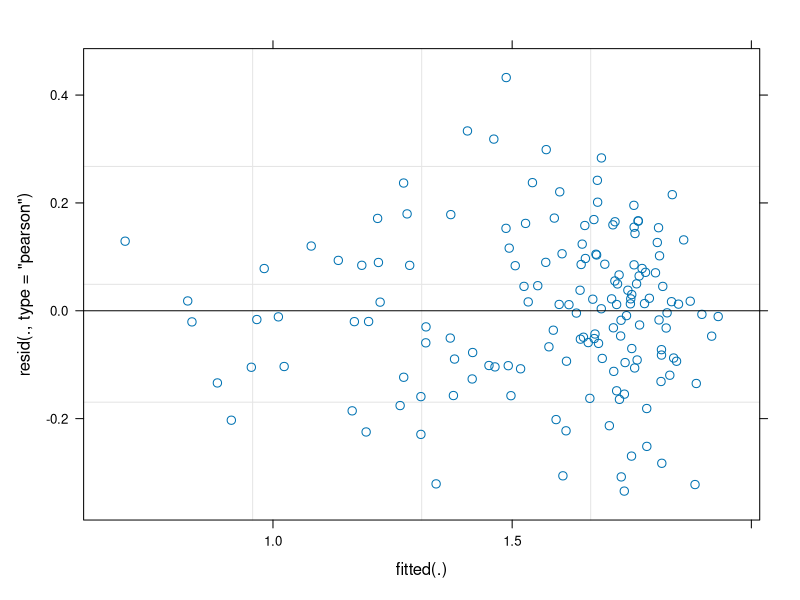
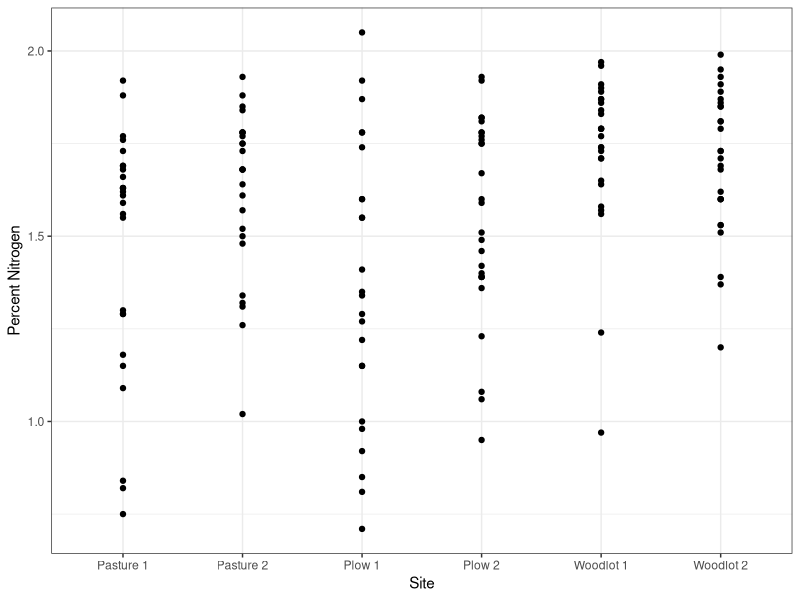
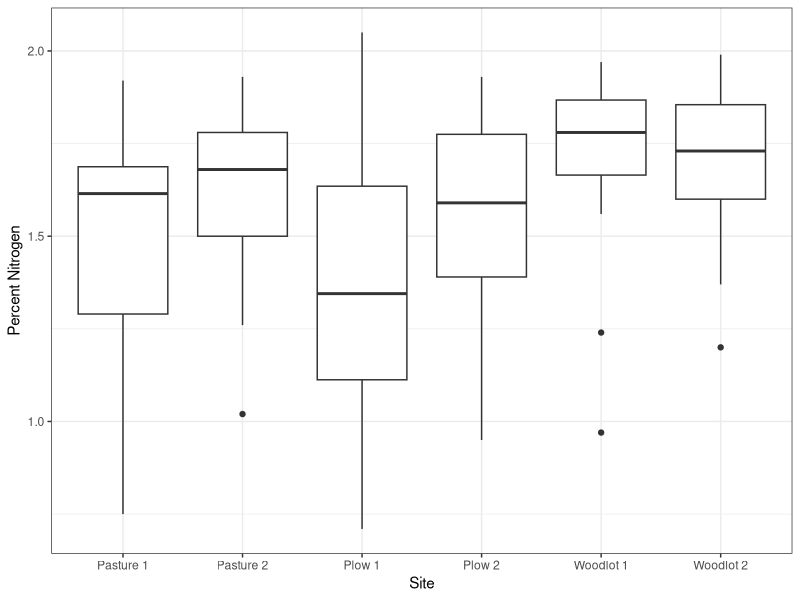
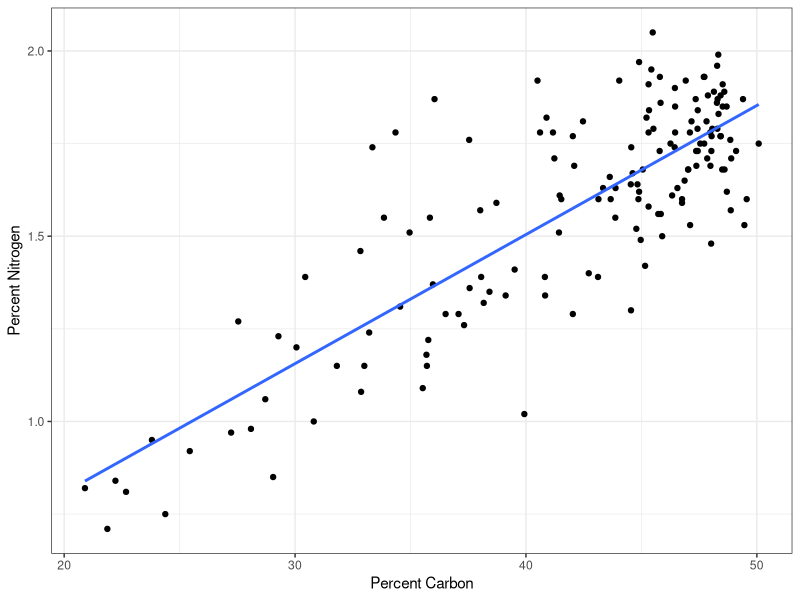
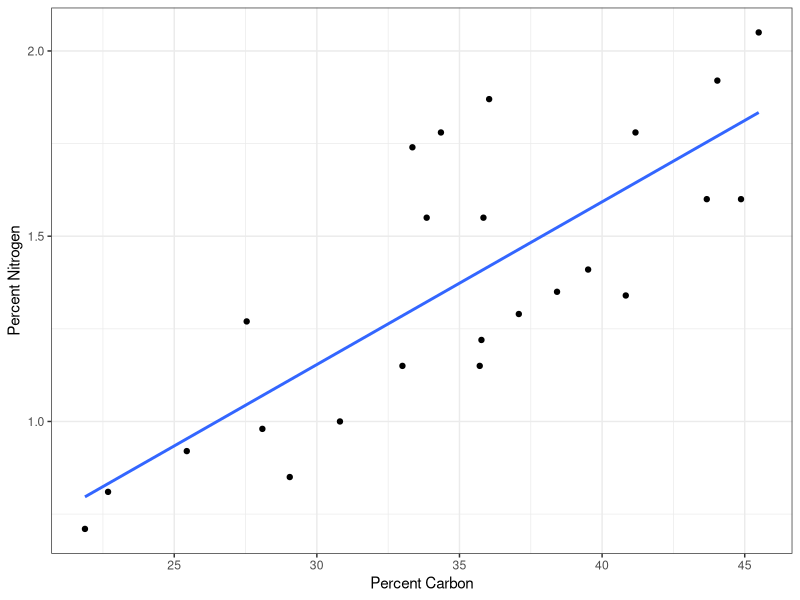
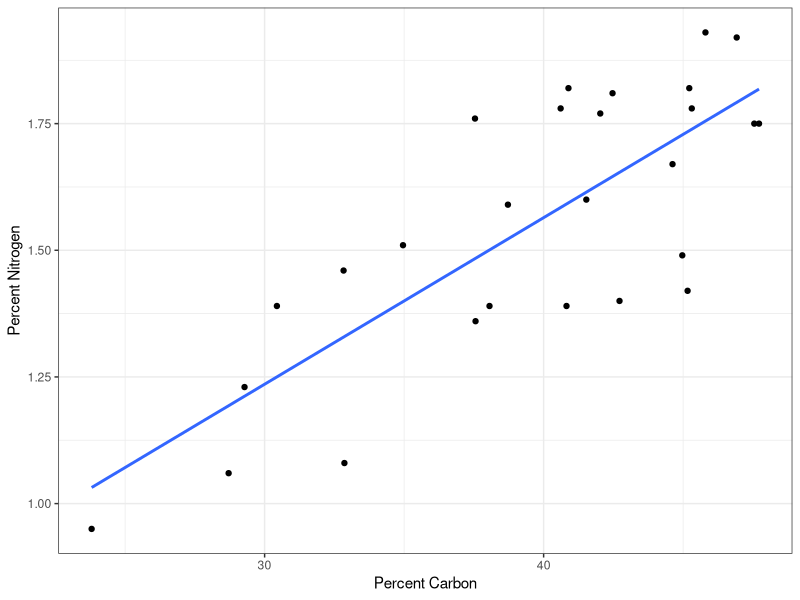
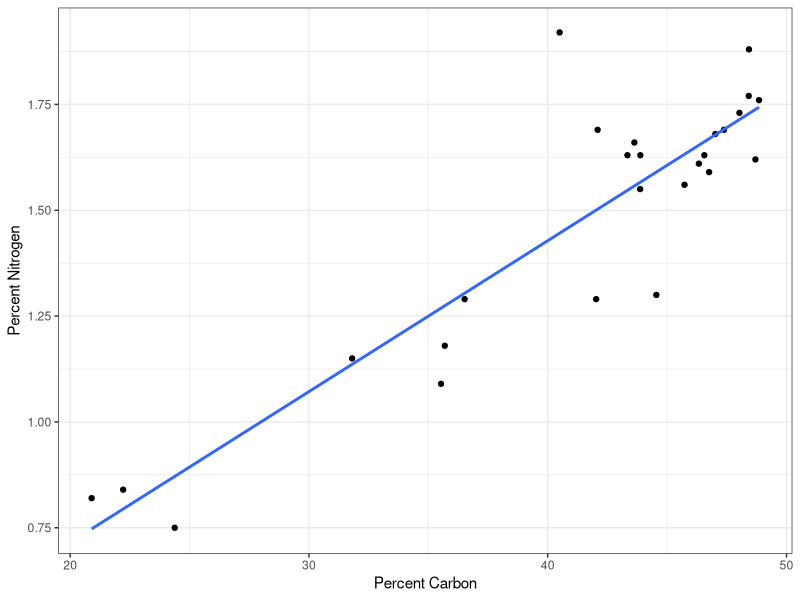

These figures' R source, in order:
## ---- chunk 1
library(ggplot2)
library(dplyr)
library(GGally)
library(lme4)
library(lmerTest)
library(car)
## ---- chunk 2
soil <- read.csv("soil.csv")
soil <- soil %>%
  rename %>%
  mutate(soil = case_when(
    soil == "FF" ~ "Forest floor",
    soil == "MIN" ~ "Mineral soil",
    TRUE ~ soil)) %>%
  mutate(site = case_when(
    site == "P1" ~ "Plow 1",
    site == "P2" ~ "Plow 2",
    site == "S1" ~ "Pasture 1",
    site == "S2" ~ "Pasture 2",
    site == "W1" ~ "Woodlot 1",
    site == "W2" ~ "Woodlot 2",
    TRUE ~ site))

#Remove NAs
soil <- na.omit(soil)

#ggpairs(soil, c("site", "row", "stake", "soil", "soil.mass", "soil.moisture", "c","n","ph.h2o","om")) 

#Factor classes
soil$stake <- as.factor(soil$stake)
soil$row <- as.factor(soil$row)
soil$site <- as.factor(soil$site)

# just looking at impact of site on percent nitrogen in soil
site.n <- lm (n~ factor(site), data=soil)
summary(site.n)
#can tell that woodlots are significantly different from pasture. while plow 1&2 and pasture are not significantly different from pasture 1. 

#full model to determine what impacts nitrogen in soils across the various plots 
n2.1 <- lmer(n ~ factor(site) + (1|row) + (1|stake) + ff.thickness + bulk.density + soil.mass + ph.h2o + ph.cacl2 + c  + om + p + nh4 + no3 + n.min + nitr + cec + ca + mg + k + soil.moisture + soil.moisture.capacity, data = soil)
summary(n2.1)

#stepwise reduction to remove the most non-significant factor
n2.2 <- update(n2.1, .~. -p)
summary(n2.2)

n2.3 <- update(n2.2, .~. -cec)
summary(n2.3)

n2.4 <- update(n2.3, .~. -k)
summary(n2.4)

n2.5 <- update(n2.4, .~. -mg)
summary(n2.5)

n2.6 <- update(n2.5, .~. -ph.cacl2)
summary(n2.6)

n2.7 <- update(n2.6, .~. -n.min)
summary(n2.7)

n2.8 <- update(n2.7, .~. -nh4)
summary(n2.8)

n2.9 <- update(n2.8, .~. -ff.thickness)
summary(n2.9)

n2.10 <- update(n2.9, .~. -nitr)
summary(n2.10)

n2.11 <- update(n2.10, .~. -no3)
summary(n2.11)

n2.12 <- update(n2.11, .~. -ph.h2o)
summary(n2.12)

n2.13 <- update(n2.12, .~. -soil.moisture.capacity)
summary(n2.13)

n2.14 <- update(n2.13, .~. -om)
summary(n2.14)

n2.15 <- update(n2.14, .~. -soil.moisture)
summary(n2.15)

#best model
n2.16 <- update(n2.15, .~. -bulk.density)
summary(n2.16)

AIC(n2.1, n2.2, n2.3, n2.4, n2.5, n2.6, n2.7, n2.8, n2.9, n2.10, n2.11, n2.12, n2.13, n2.14, n2.15, n2.16)

#variance
vif(n2.16)


#checking assumptions 
plot(n2.16)
#residual vs fitted plot looks ok. some minor bunching but not too serious

require(ggplot2)
#Site vs nitrogen 
ggplot(soil, aes(x=factor(site), y=n)) +
  geom_point() +
  geom_smooth(se = FALSE, method = lm) +
  theme_bw() +ylab("Percent Nitrogen") + xlab("Site")

ggplot(soil, aes(x=factor(site), y=n)) +
  geom_boxplot() +
  geom_smooth(se = FALSE, method = lm) +
  theme_bw() +ylab("Percent Nitrogen") + xlab("Site")

#add plots for each variable
#for each site, do percent nitrogen and how carbon affects that - can do for just one site, not for all

ggplot(soil, aes(x=c, y=n)) +
  geom_point() +
  geom_smooth(se = FALSE, method = lm) +
  theme_bw() +ylab("Percent Nitrogen") + xlab("Percent Carbon")

require(dplyr)
#dataset for only plow 1 
plow1 <- soil %>%
    filter(site %in% c("Plow 1"))

ggplot(plow1, aes(x=c, y=n)) +
  geom_point() +
  geom_smooth(se = FALSE, method = lm) +
  theme_bw() +ylab("Percent Nitrogen") + xlab("Percent Carbon")

#plow 2
plow2 <- soil %>%
    filter(site %in% c("Plow 2"))


ggplot(plow2, aes(x=c, y=n)) +
  geom_point() +
  geom_smooth(se = FALSE, method = lm) +
  theme_bw() +ylab("Percent Nitrogen") + xlab("Percent Carbon")


#pasture 1
pasture1 <- soil %>%
    filter(site %in% c("Pasture 1"))


ggplot(pasture1, aes(x=c, y=n)) +
  geom_point() +
  geom_smooth(se = FALSE, method = lm) +
  theme_bw() +ylab("Percent Nitrogen") + xlab("Percent Carbon")
